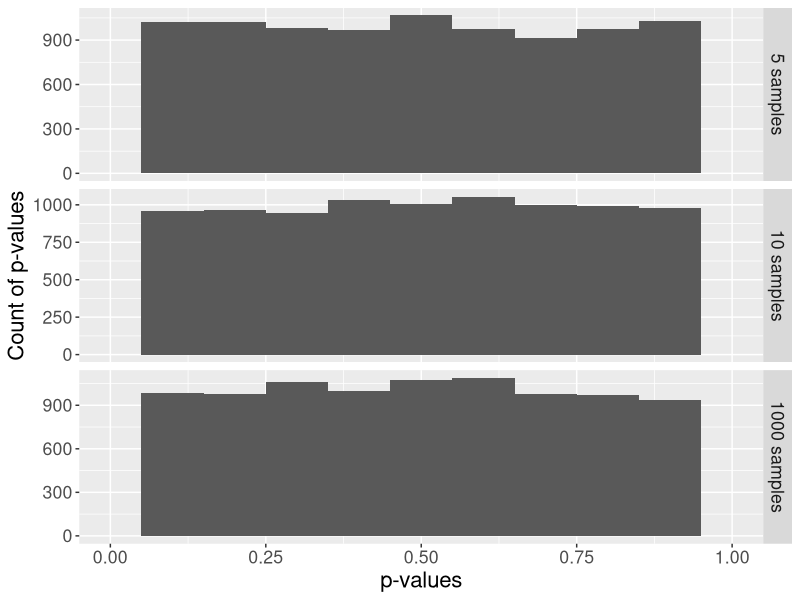
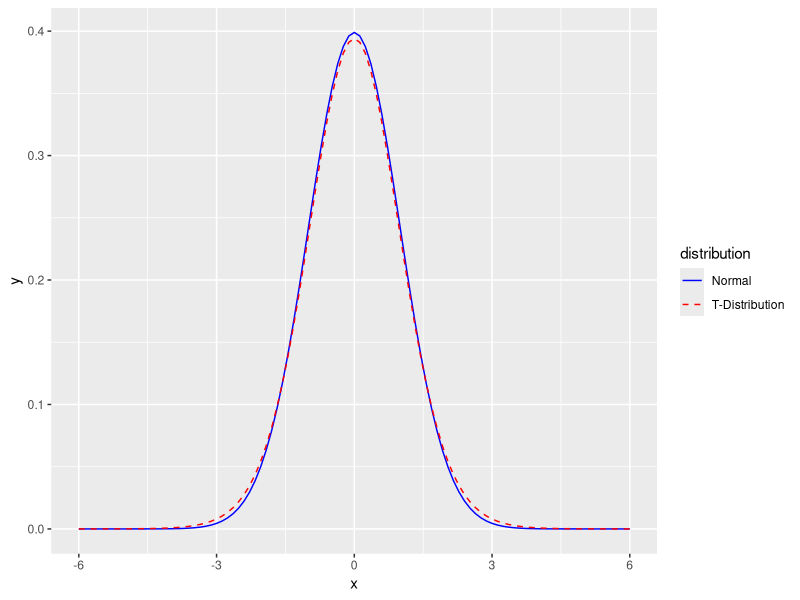

These charts were generated, in order, by the following R code: (Note: this script raises an error after producing the figures.)
setwd("/Users/worshamn/Dropbox/Documents/Regis/MSDS650/week3/")
library(ggplot2)
library(reshape2)
#create function
#' @name assign_vector
#' @param data A vector of data to perform the t-test on.
#' @param n An integer indicating the number of t-tests to perform. Default is 1000
#' @return A data frame in "tall" format
assign_vector <- function(data, n = 1000) {
  # replicate the call to shapiro.test n times to build up a vector of p-values
  p.5 <- replicate(n=n, expr=shapiro.test(sample(my.data, 5, replace=TRUE))$p.value)
  p.10 <- replicate(n=n, expr=shapiro.test(sample(my.data, 10, replace=TRUE))$p.value)
  p.1000 <- replicate(n=n, expr=shapiro.test(sample(my.data, 1000, replace=TRUE))$p.value)
  #' Combine the data into a data frame, 
  #' one column for each number of samples tested.
  p.df <- cbind(p.5, p.10, p.1000)
  p.df <- as.data.frame(p.df)
  colnames(p.df) <- c("5 samples","10 samples","1000 samples")
  #' Put the data in "tall" format, one column for number of samples
  #' and one column for the p-value.
  p.df.m <- melt(p.df)
  #' Make sure the levels are sorted correctly.
  p.df.m <- transform(p.df.m, variable = factor(variable, levels = c("5 samples","10 samples","1000 samples")))
  return(p.df.m)  
}

#corrected function
#create function
#' @name assign_vector
#' @param data A vector of data to perform the t-test on.
#' @param n An integer indicating the number of t-tests to perform. Default is 1000
#' @return A data frame in "tall" format
assign_vector <- function(data, n = 1000) {
  p.5 <- replicate(n=n, expr=shapiro.test(sample(data, 5, replace=TRUE))$p.value)
  p.10 <- replicate(n=n, expr=shapiro.test(sample(data, 10, replace=TRUE))$p.value)
  p.1000 <- replicate(n=n, expr=shapiro.test(sample(data, 1000, replace=TRUE))$p.value)
  p.df <- cbind(p.5, p.10, p.1000)
  p.df <- as.data.frame(p.df)
  colnames(p.df) <- c("5 samples","10 samples","1000 samples")
  p.df.m <- melt(p.df)
  p.df.m <- transform(p.df.m, variable = factor(variable, levels = c("5 samples","10 samples","1000 samples")))
  return(p.df.m)  
}


#run test
n.rand <- 100000
n.test <- 10000
my.data <- rnorm(n.rand)
p.df.m <- assign_vector(my.data, n = n.test)

#plot normal distribution
ggplot(p.df.m, aes(x = value)) + 
  geom_histogram(binwidth = 1/10) + 
  facet_grid(facets=variable ~ ., scales="free_y") + 
  xlim(0,1) +
  ylab("Count of p-values") +
  xlab("p-values") +
  theme(text = element_text(size = 16))

#plot t-distribution
ggplot(NULL, aes(x=x, colour = distribution)) + 
  stat_function(fun=dnorm, data = data.frame(x = c(-6,6), distribution = factor(1))) + 
  stat_function(fun=dt, args = list( df = 20), data = data.frame(x = c(-6,6), distribution = factor(2)), linetype = "dashed") + 
  scale_colour_manual(values = c("blue","red"), labels = c("Normal","T-Distribution"))

my.data <- rt(n.rand, df = 20)
p.df.m <- assign_vector(my.data, n = n.test)
ggplot(p.df.m, aes(x = value)) + 
  +   geom_histogram(binwidth = 1/10) + 
  +   facet_grid(facets=variable ~ ., scales="free_y") + 
  +   xlim(0,1) +
  +   ylab("Count of p-values") +
  +   xlab("p-values") +
  +   theme(text = element_text(size = 16))

pAbove05 <- p.df.m[p.df.m$variable=="1000 samples" & p.df.m$value<0.05,]
sum(pAbove05$value)
length(p.df.m[p.df.m$variable=="1000 samples" & p.df.m$value>0.05,"value"])

#test the tails
my.data <- rt(n.rand, df = 20)
my.data.2 <- rnorm(n.rand)
# Trim off the tails
my.data <- my.data[which(my.data < 3 & my.data > -3)]
# Add in tails from the other distribution
my.data <- c(my.data, my.data.2[which(my.data.2 < -3 | my.data.2 > 3)])
p.df.m <- assign_vector(my.data, n = n.test)
ggplot(p.df.m, aes(x = value)) + 
  geom_histogram(binwidth = 1/10) + 
  facet_grid(facets=variable ~ ., scales="free_y") + 
  xlim(0,1) +
  ylab("Count of p-values") +
  xlab("p-values") +
  theme(text = element_text(size = 16))


my.data <- rnorm(n.rand)
my.data.2 <- rt(n.rand, df = 20)
# Trim off the tails
my.data <- my.data[which(my.data < 3 & my.data > -3)]
# Add in tails from the other distribution
my.data <- c(my.data, my.data.2[which(my.data.2 < -3 | my.data.2 > 3)])

my.data <- rlnorm(n.rand, 0, 0.4)
qplot(my.data, geom = "histogram",binwidth=range/15) + xlab("x")
